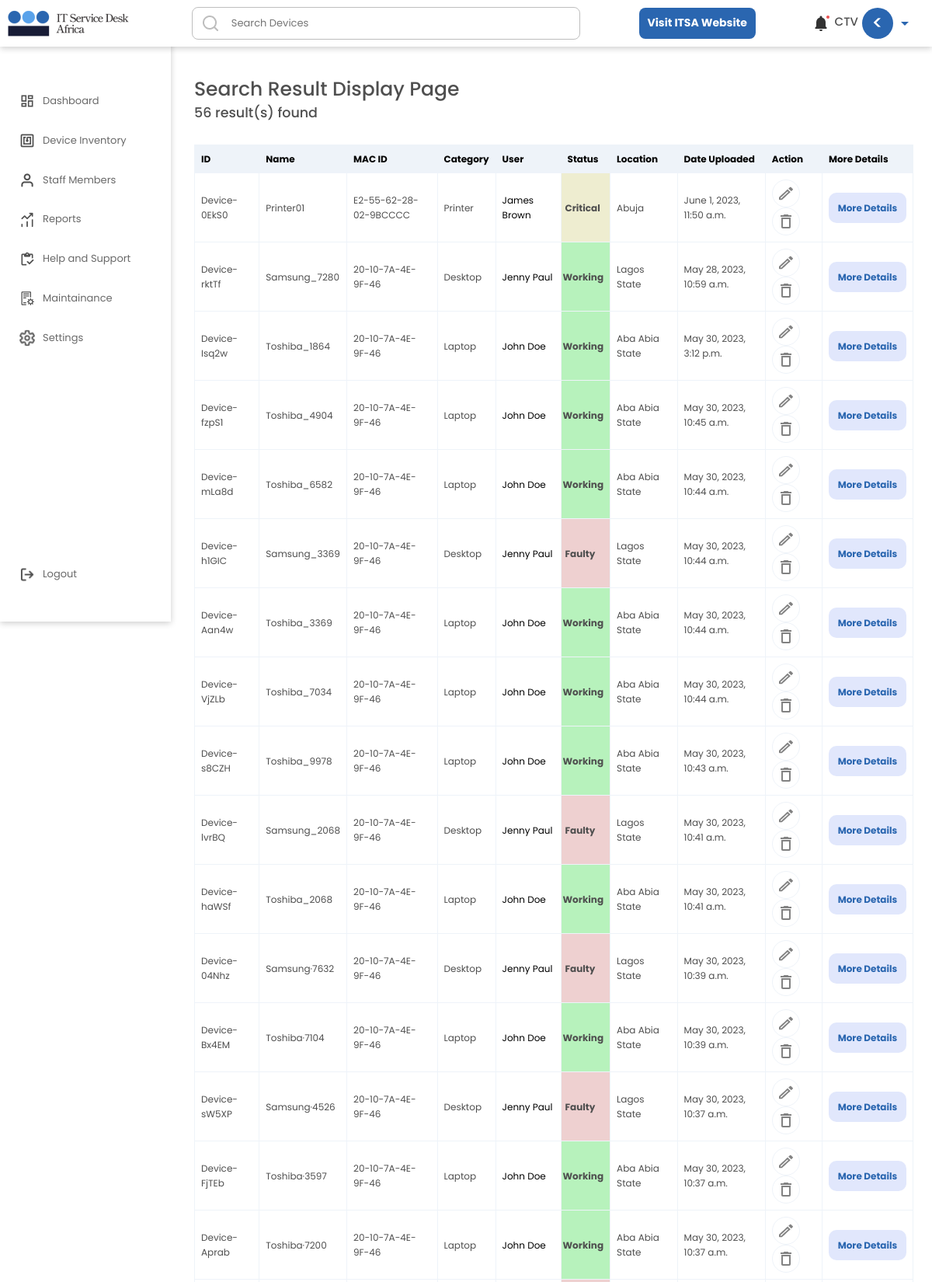
/member/searchresult/ (signed in, upper part), run on the app's committed database.
### userarea/models.py (models this page shows, shortened)
class DeviceRegisterUpload(models.Model):
    user = models.ForeignKey(User, null=True, on_delete=models.CASCADE)
    deviceip = models.CharField(max_length = 1500, null=True, blank = True)
    devicename= models.CharField(max_length = 1500, blank = True, null=True)
    devicemacaddress = models.CharField(max_length = 1500, null=True, blank = True)
    devicenetworkadaptercompany = models.CharField(max_length = 1500, null=True, blank = True)
    deviceuserfirstname = models.CharField(max_length= 200, null=True, blank = True)
    deviceuserlastname = models.CharField(max_length= 200, null=True, blank = True)
    devicestatus = models.CharField(max_length= 300,choices = DEVICE_HEALTH_STATUS, default = 'Working', null=True, blank = True)
    deviceworkgroup = models.CharField(max_length = 1500, null=True, blank = True)
    deviceusedepartment = models.CharField(max_length = 1500, null=True, blank = True)
    deviceportnumber = models.CharField(max_length = 1500, null=True, blank = True)
    devicemultiplepacket = models.CharField(max_length = 1500, null=True, blank = True)
    index= models.CharField(max_length = 1500, blank = True, null=True)
    devicetype= models.CharField(max_length = 1500, null=True, blank = True)
    devicelocation= models.CharField(max_length = 1500, null=True, blank = True)
    devicebrand= models.CharField(max_length = 1500, null=True, blank = True)
    deviceos = models.CharField(max_length = 1500, null=True, blank = True)
    devicecostofpurchase = models.CharField(max_length = 1500, null=True, blank = True)
    deviceuseremail = models.CharField(max_length= 200, null=True, blank = True)
    deviceuserphonenumber = models.CharField(max_length= 200, null=True, blank = True)
    deviceuserdateofresumption = models.CharField(max_length= 200, null=True, blank = True)
    deviceworkingcondition = models.CharField(max_length= 300,choices = DEVICE_WORKING_CONDITION, default = 'Good', null=True, blank = True)
    deviceyearofpurchase = models.CharField(max_length = 1500, null=True, blank = True)
    devicedepreciationrate = models.CharField(max_length = 1500, null=True, blank = True)
    deviceid = models.CharField(max_length = 1500, null=True, blank = True)
    savetimedata = models.CharField(max_length = 1500, null=True, blank = True)
    weekNumberSaved = models.CharField(max_length = 1500, null=True, blank = True)
    created_at = models.DateTimeField(auto_now_add=True)
    edited_at = models.DateTimeField(auto_now=True)
    class Meta:
        ordering = ['-edited_at', '-created_at']

### userarea/views.py (the view)
# urls.py: path('searchresult/', views.Searchresult, name="Searchresult"),
def Searchresult(request):
    print('seaching...')
    q = request.GET.get('q') if request.GET.get('q') != None else ''
    if request.method == 'GET':
        print(q)
    deviceSearch = DeviceRegisterUpload.objects.filter(
       Q( Q(deviceid__icontains = q) |
        Q(deviceuserfirstname__icontains = q) |
        Q(deviceuserlastname__icontains = q) |
        Q(devicemacaddress__icontains = q) |
        Q(deviceusedepartment__icontains = q) |
        Q(devicestatus__icontains = q) |
        Q(devicebrand__icontains = q) |
        Q(created_at__icontains = q) |
        Q(devicetype__icontains = q) |
        Q(devicelocation__icontains = q) |
        Q(savetimedata__icontains = q) |
        Q(weekNumberSaved__icontains = q)
    ) & Q(user = request.user))
    deviceSearchCount = deviceSearch.count()
    thisYear = datetime.today().year
    today = datetime.today()
    dateNow = datetime.now()
    month1 = dateNow.strftime("%b")
    print("Current Month Full Name:", month1)
    print("dateNow", dateNow)
    print("today", today)
    date = datetime.today()
    weekNumber = date.isocalendar().week
    print('this week number:', weekNumber)
    allUsers = User.objects.all()
    context = {'allUsers':allUsers, 'deviceSearch': deviceSearch, 'deviceSearchCount':deviceSearchCount}
    return render(request, 'userarea/searchresult.html', context)

### userarea/templates/userarea/searchresult.html (shortened to what this page needs)
{% include 'general.html' %}
{% load static %}
{% block content %}
<!DOCTYPE html>
<html lang="en">
	<head>
		<link rel="stylesheet" href={% static 'dashboard/css/style.css' %} />
		<link rel="stylesheet" href={% static 'inventory/css/style.css' %} />
		<link href="https://unpkg.com/aos@2.3.1/dist/aos.css" rel="stylesheet">
	</head>
	<body class='body'>
		<div class='main'>
            <h1>Search Result Display Page</h1>
			<h3>{{deviceSearchCount}} result(s) found</h3>
			<div>
				<div>
					<table>
                        <tr>
                          <th>ID</th>
                          <th>Name</th>
                          <th>MAC ID</th>
                          <th>Category</th>
                          <th>User</th>
                          <th>Status</th>
                          <th>Location</th>
                          <th>Date Uploaded</th>
                          <th>Action</th>
                          <th>More Details</th>
                        </tr>
						{% for deviceSearch in deviceSearch %}
                        <tr>
                          <td>{{ deviceSearch.deviceid }}</td>
                          <td>{{ deviceSearch.devicebrand }}</td>
                          <td>{{ deviceSearch.devicemacaddress }}</td>
                          <td>{{ deviceSearch.devicetype }}</td>
                          <td><a href=''>{{ deviceSearch.deviceuserfirstname }} {{ deviceSearch.deviceuserlastname }}</a></td>
                          <td class={{ deviceSearch.devicestatus }}>{{ deviceSearch.devicestatus }}</td>
                          <td>{{ deviceSearch.devicelocation }}</td>
                          <td>{{ deviceSearch.created_at }}</td>
                          <td>
							<div class='actionbtns'>
								<img src={% static 'dashboard/img/edit.png' %} />
								<img src={% static 'dashboard/img/delete.png' %} />
							</div>
						  </td>
						  <td class='moredetailsbtn'>
							<button>More Details</button>
						  </td>
					</tr>
						{% endfor %}
                    </table>
				</div>
			</div>
        </div>
    </body>
</html>
{% endblock content %}

### userarea/templates/navbar.html (shortened to what this page needs)
{% load static %}
{% block content %}
<body>
    <nav>
        <div>
            <img src={% static 'general/img/itsalogopng1.png' %} />
        </div>
        <div class='search'>
            <form method='GET' action="{% url 'Searchresult' %}">
                <input type='text' name='q' placeholder='Search Devices' />
            </form>
            <img class='searchIcon' src={% static 'general/img/searchicon.png' %} />
        </div>
        <div class='navBtn'>
            <button>
                <p>Visit ITSA Website</p>
            </button>
        </div>
        <div class='notifysection'>
            <div class='notifyout' >
                <img class='notify' src={% static 'general/img/notify.png' %} />
                <img class='notifyactive' src={% static 'general/img/notify-active.png' %} />
            </div>
            <div class='notifysectioninner'>
                <h4>{{ request.user }}</h4>
                <div class='profileimgsectiontext'>
                    <h1></h1>
                </div>
                <img src={% static 'general/img/arrow-down.png' %} />
            </div>
        </div>
    </nav>
    <div class='sidebarsection'>
        <a href={% url 'Dashboard' %}>
            <div class='sidebar dashboard'>
                <img src={% static 'dashboard/img/dashboard.png' %} />
                <p>Dashboard</p>
            </div>
        <a href={% url 'DeviceInventory' %}>
            <div class='sidebar deviceinventory '>
                <img src={% static 'general/img/device.png' %} />
                <p>Device Inventory</p>
            </div>
        <a href={% url 'StaffMembers' %}>
            <div class='sidebar staffmembers'>
                <img src={% static 'general/img/userimg.png' %} />
                <p>Staff Members</p>
            </div>
        <a href={% url 'Reports' %}>
            <div class='sidebar reports'>
                <img src={% static 'general/img/reports.png' %} />
                <p>Reports</p>
            </div>
        <a href={% url 'Support' %}>
            <div class='sidebar support'>
                <img src={% static 'general/img/help.png' %} />
                <p>Help and Support</p>
            </div>
        <a href={% url 'Maintainance' %}>
            <div class='sidebar maintain'>
                <img src={% static 'general/img/maintainance.png' %} />
                <p>Maintainance</p>
            </div>
        <a href={% url 'Settings' %}>
            <div class='sidebar settings'>
                <img src={% static 'general/img/settings.png' %} />
                <p>Settings</p>
            </div>
            <div class='sidebar logout'>
                <img src={% static 'general/img/logout.png' %} />
                <p>Logout</p>
            </div>
    </div>
</body>
{% endblock content %}

### static/general/css/style.css (style rules this page uses)
* { box-sizing: border-box; margin: 0; padding: 0; font-family: 'Poppins', sans-serif; }
nav { background-color: #FFFFFF; padding: 5px; display: flex; justify-content: space-between; align-items: center; font-size: 1.3rem; box-shadow: 0 2px 8px 0 rgba(0, 0, 0, 0.2); position: fixed; width: 100vw; z-index: 3; }
.notifysectioninner { cursor: pointer; }
.notifysection { display: flex; align-items: center; justify-content: space-between; }
.notifysection img { margin-right: 10px; }
.notifysectioninner { align-items: center; display: flex; padding-right: 20px; }
.notifysectioninner img { margin-right: 5px; margin-left: 5px; }
.profileimgsectiontext { width: 40px; font-size: 1rem; background-color:#2A66B0; color: white; margin: 5px; padding-top: 5px; text-align: center; border-radius: 40px; }
.search input { display: flex; align-items: center; border: solid rgb(190, 190, 190) 1px; border-radius: 8px; width: 500px; position: relative; height: 40px; padding: 20px; padding-left: 50px; background-color: transparent; }
.searchIcon { position: absolute; top: 18px; padding-left: 7px; }
.search img { margin-right: 5px; margin-left: 5px; }
nav button { background-color: #2A66B0; border: none; color: white; align-items: center; width: 150px; font-size: 1.4rem; height: 40px; padding: 8px 5px 5px 5px; border-radius: 8px; font-weight: bold; }
.notifyout { position: relative; }
.notifyactive { position: absolute; right: -3px; }
.sidebarsection { padding-top: 100px; padding-left: 20px; height: 100vh; width: 220px; position: fixed; box-shadow: 0 2px 8px 0 rgba(0, 0, 0, 0.2); z-index: 2; color: black; }
.sidebar { display: flex; align-items: center; margin-top: 10px; transition: 0.2s ease-in-out; cursor: pointer; width: 95%; padding: 0px 5px; border-radius: 8px; color: rgb(105, 105, 105); }
.sidebar img { margin-right: 10px; width: 20px; }
.sidebar p { margin-top: 10px; font-size: 1.3rem; }
.logout { position: absolute; bottom: 40px; width: 85%; }

### static/dashboard/css/style.css (style rules this page uses)
* { box-sizing: border-box; margin: 0; padding: 0; font-family: 'Poppins', sans-serif; }
body { overflow-x: hidden; }
.main { padding-top: 100px; padding-left: 270px; }
.search img { margin-right: 5px; margin-left: 5px; }
.Working { background-color: #b7f2bc; height: 1px; width: 60px; padding-left: 2px; font-weight: bold; }
.Faulty { background-color: #EED0D0; height: 23px; width: 60px; padding-left: 5px; font-weight: bold; }
.Critical { background-color: #eeedd0; height: 23px; width: 60px; padding-left: 5px; font-weight: bold; }
table td a { color: black }
table { margin-top: 30px; border: 1px solid white; width: 100%; font-size: 1.2rem; margin-bottom: 60px; overflow: scroll; }
td, th { border: 1px solid #EEF3F9; text-align: left; padding: 8px; }
th { border: 1px solid #EEF3F9; text-align: left; padding: 8px; color: black; }
tr:nth-child(1) { color: #4F4F4F; background-color: #EEF3F9; }
.actionbtns img { padding: 5px; border: solid 1px #EEF3F9; border-radius: 50%; transition: 0.3s ease-in-out; cursor: pointer; }

### static/inventory/css/style.css (style rules this page uses)
* { box-sizing: border-box; margin: 0; padding: 0; font-family: Poppins; }
body { overflow-x: hidden; }
.main { padding-top: 100px; padding-left: 250px; width: 98%; }
.moredetailsbtn button { background-color: #E1E7FC; border: none; padding: 10px; border-radius: 10px; width: 100px; color: #2A66B0; font-weight: bold; cursor: pointer; }

### data on the page
DeviceRegisterUpload: deviceid "Device-0EkS0", devicebrand "Printer01", devicemacaddress "E2-55-62-28-02-9BCCCC", devicetype "Printer", deviceuserfirstname "James", deviceuserlastname "Brown", devicestatus "Critical", devicelocation "Abuja", created_at "June 1, 2023, 11:50 a.m."
DeviceRegisterUpload: deviceid "Device-rktTf", devicebrand "Samsung_7280", devicemacaddress "20-10-7A-4E-9F-46", devicetype "Desktop", deviceuserfirstname "Jenny", deviceuserlastname "Paul", devicestatus "Working", devicelocation "Lagos State", created_at "May 28, 2023, 10:59 a.m."
DeviceRegisterUpload: deviceid "Device-Isq2w", devicebrand "Toshiba_1864", devicemacaddress "20-10-7A-4E-9F-46", devicetype "Laptop", deviceuserfirstname "John", deviceuserlastname "Doe", devicestatus "Working", devicelocation "Aba Abia State", created_at "May 30, 2023, 3:12 p.m."
DeviceRegisterUpload: deviceid "Device-fzpS1", devicebrand "Toshiba_4904", devicemacaddress "20-10-7A-4E-9F-46", devicetype "Laptop", deviceuserfirstname "John", deviceuserlastname "Doe", devicestatus "Working", devicelocation "Aba Abia State", created_at "May 30, 2023, 10:45 a.m."
DeviceRegisterUpload: deviceid "Device-mLa8d", devicebrand "Toshiba_6582", devicemacaddress "20-10-7A-4E-9F-46", devicetype "Laptop", deviceuserfirstname "John", deviceuserlastname "Doe", devicestatus "Working", devicelocation "Aba Abia State", created_at "May 30, 2023, 10:44 a.m."
DeviceRegisterUpload: deviceid "Device-h1GIC", devicebrand "Samsung_3369", devicemacaddress "20-10-7A-4E-9F-46", devicetype "Desktop", deviceuserfirstname "Jenny", deviceuserlastname "Paul", devicestatus "Faulty", devicelocation "Lagos State", created_at "May 30, 2023, 10:44 a.m."
DeviceRegisterUpload: deviceid "Device-Aan4w", devicebrand "Toshiba_3369", devicemacaddress "20-10-7A-4E-9F-46", devicetype "Laptop", deviceuserfirstname "John", deviceuserlastname "Doe", devicestatus "Working", devicelocation "Aba Abia State", created_at "May 30, 2023, 10:44 a.m."
DeviceRegisterUpload: deviceid "Device-VjZLb", devicebrand "Toshiba_7034", devicemacaddress "20-10-7A-4E-9F-46", devicetype "Laptop", deviceuserfirstname "John", deviceuserlastname "Doe", devicestatus "Working", devicelocation "Aba Abia State", created_at "May 30, 2023, 10:44 a.m."
DeviceRegisterUpload: deviceid "Device-s8CZH", devicebrand "Toshiba_9978", devicemacaddress "20-10-7A-4E-9F-46", devicetype "Laptop", deviceuserfirstname "John", deviceuserlastname "Doe", devicestatus "Working", devicelocation "Aba Abia State", created_at "May 30, 2023, 10:43 a.m."
DeviceRegisterUpload: deviceid "Device-lvrBQ", devicebrand "Samsung_2068", devicemacaddress "20-10-7A-4E-9F-46", devicetype "Desktop", deviceuserfirstname "Jenny", deviceuserlastname "Paul", devicestatus "Faulty", devicelocation "Lagos State", created_at "May 30, 2023, 10:41 a.m."
DeviceRegisterUpload: deviceid "Device-haWSf", devicebrand "Toshiba_2068", devicemacaddress "20-10-7A-4E-9F-46", devicetype "Laptop", deviceuserfirstname "John", deviceuserlastname "Doe", devicestatus "Working", devicelocation "Aba Abia State", created_at "May 30, 2023, 10:41 a.m."
DeviceRegisterUpload: deviceid "Device-04Nhz", devicebrand "Samsung·7632", devicemacaddress "20-10-7A-4E-9F-46", devicetype "Desktop", deviceuserfirstname "Jenny", deviceuserlastname "Paul", devicestatus "Faulty", devicelocation "Lagos State", created_at "May 30, 2023, 10:39 a.m."
DeviceRegisterUpload: deviceid "Device-Bx4EM", devicebrand "Toshiba·7104", devicemacaddress "20-10-7A-4E-9F-46", devicetype "Laptop", deviceuserfirstname "John", deviceuserlastname "Doe", devicestatus "Working", devicelocation "Aba Abia State", created_at "May 30, 2023, 10:39 a.m."
DeviceRegisterUpload: deviceid "Device-sW5XP", devicebrand "Samsung·4526", devicemacaddress "20-10-7A-4E-9F-46", devicetype "Desktop", deviceuserfirstname "Jenny", deviceuserlastname "Paul", devicestatus "Faulty", devicelocation "Lagos State", created_at "May 30, 2023, 10:37 a.m."
DeviceRegisterUpload: deviceid "Device-FjTEb", devicebrand "Toshiba·3597", devicemacaddress "20-10-7A-4E-9F-46", devicetype "Laptop", deviceuserfirstname "John", deviceuserlastname "Doe", devicestatus "Working", devicelocation "Aba Abia State", created_at "May 30, 2023, 10:37 a.m."
DeviceRegisterUpload: deviceid "Device-Aprab", devicebrand "Toshiba·7200", devicemacaddress "20-10-7A-4E-9F-46", devicetype "Laptop", deviceuserfirstname "John", deviceuserlastname "Doe", devicestatus "Working", devicelocation "Aba Abia State", created_at "May 30, 2023, 10:37 a.m."

### other printed values
{{ request.user }} "CTV"
{{ deviceSearchCount }} "56"
